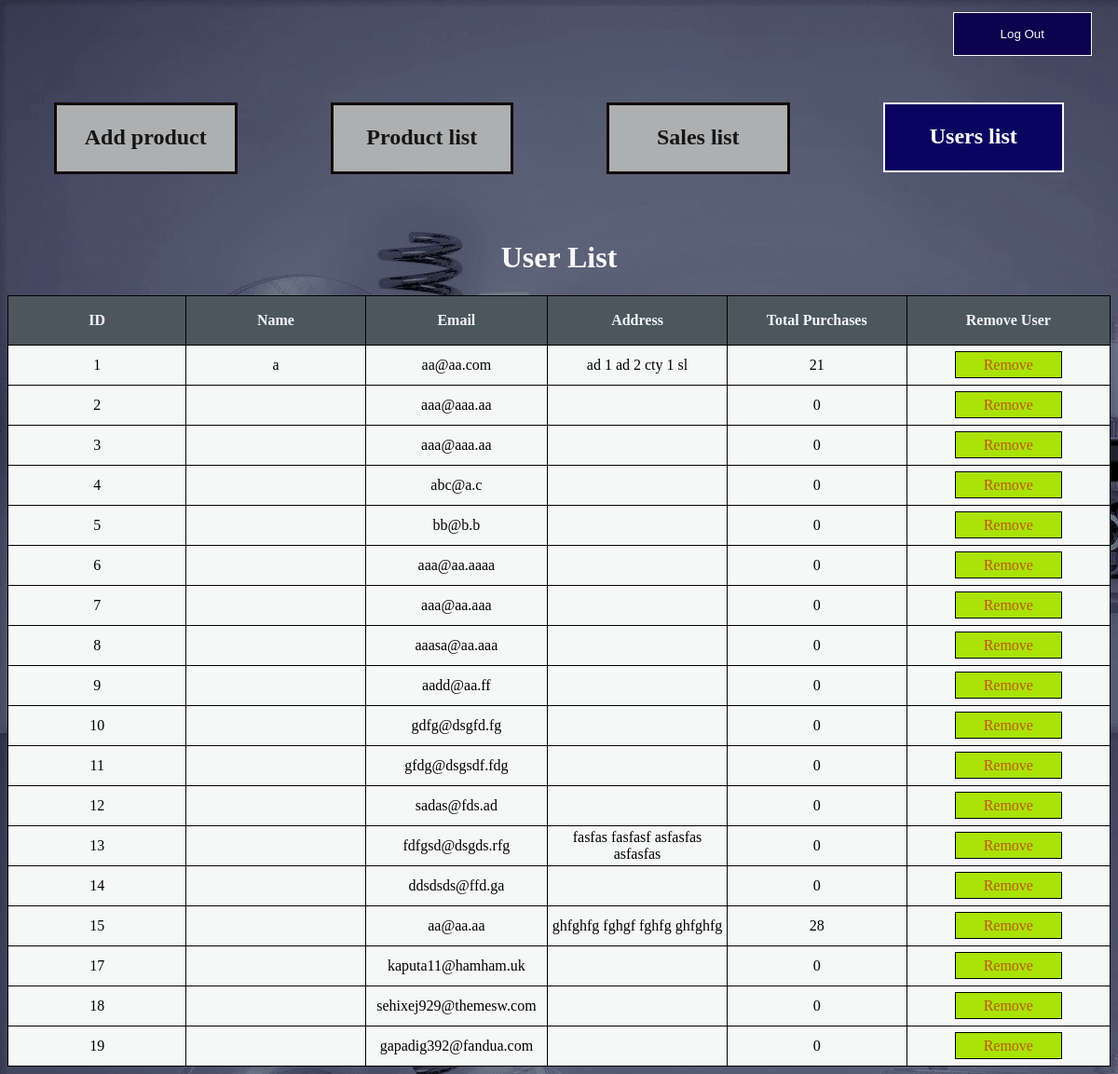
Page /Users_list.php on the committed database.
### tables this page shows
CREATE TABLE IF NOT EXISTS `users` (
  `id` int(11) NOT NULL AUTO_INCREMENT,
  `email` varchar(100) NOT NULL,
  `password` varchar(255) NOT NULL,
  `Name` varchar(30) DEFAULT NULL,
  `reg_date` date NOT NULL,
  PRIMARY KEY (`id`),
  UNIQUE KEY `id` (`id`)
);

### Users_list.php (the view, shortened to what this page needs)
<!DOCTYPE html>
<html lang="en">
<head>
    <link rel="stylesheet" href="css/Users_list.css">
    <?php include 'connect.php';
      $url='site_img/background img.jpg';  ?>
</head>
<body>
   <div class="head"> <button type="button" class="btn1" onclick="location.href='logout.php'">Log Out</button> </div>
   <div class="first">
          <a  href="add_item.php"><h2>Add product</h2></a>
          <a  href="Product_list.php" ><h2>Product list</h2></a>
          <a  href="Sales_list.php"><h2>Sales list</h2></a>
          <a  href="Users_list.php" class="now"><h2>Users list</h2></a>
   </div>
   <h1>User List</h1>
   <table >
    <tr>
      <th>ID</th>
      <th>Name</th>
      <th>Email</th>
      <th>Address</th>
      <th>Total Purchases</th>
      <th>Remove User</th>
    </tr>
   <?php
   $query="SELECT id,Name,email FROM users";
   $result= mysqli_query($connect,$query);
   if($result){
   while ($r=mysqli_fetch_assoc($result)){
    $line_1 = null;
    $line_2 = null;
    $city = null;
    $country = null;
    $id=$r['id'];
    $name=$r['Name'];
    $email=$r['email'];
    $query1="SELECT line_1,line_2,city,country FROM address WHERE user_id=$id";
    $result1= mysqli_query($connect,$query1);
    if($result1){
    $r1=mysqli_fetch_assoc($result1);
     if(isset($r1['line_1'])){
        $line_1=$r1['line_1'];}
     if(isset($r1['line_2'])){
        $line_2=$r1['line_2'];}
     if(isset($r1['city'])){
        $city=$r1['city'];}
     if(isset($r1['country'])){
        $country=$r1['country'];}} else{$id="";}
    $query2="SELECT COUNT(order_id) FROM orders WHERE cus_id=$id";
    $result2= mysqli_query($connect,$query2);
    $a=mysqli_fetch_assoc($result2);
    $total=$a['COUNT(order_id)'];
      echo "<tr>";
      echo "<td> $id </td>";
      echo "<td> $name </td>";
      echo "<td> $email </td>";
      echo "<td> $line_1 $line_2 $city $country</td>";
      echo "<td> $total</td>";
        $url="Users_list.php?id=".$r['id'];
        ?>
        <td><a href="<?php echo $url ?>" class='btn' onclick="confirmLink(<?php echo $url ?>); return false;">Remove</a></td>
        <?php
        echo "</tr>";
     }
    echo "</table>";
    }else{
        echo"Query is wrong";
    }
   ?>
</body>
</html>

### css/Users_list.css (style rules this page uses)
.first { display: flex; width: 100%; }
.head { text-align: right; }
a { height: 20px; width: 25%; background-color:#adafb0; padding: 1px 10px 50px 10px; margin: 50px; border: 3px solid rgb(20, 10, 10); text-align: center; text-decoration: none; color: rgb(24, 21, 21); }
.now { background-color: rgb(7, 5, 95); color: white; border: 2px solid rgb(248, 244, 244); }
h2 { background: fixed; }
h1 { color: rgb(250, 249, 253); text-align: center; }
table, th, td { border:1px solid black; width: 100%; border-collapse: collapse; }
th { width: 16.6%; height: 50px; background-color: rgb(76, 87, 93); color: rgb(241, 244, 248); }
td { width: 16.6%; height: 40px; text-align: center; background-color: rgb(246, 248, 247); }
.btn { background: rgb(169, 227, 8); padding: 5px 30px; text-decoration: none; color: rgb(194, 87, 15); border: 1px solid black; }
.btn1 { background: rgb(12, 2, 77); padding: 15px 50px; text-decoration: none; color: rgb(250, 247, 245); border: 1px solid rgb(251, 245, 245); margin: 5px 20px 0px; }

### rows in the picture
users: id "1", Name "a", email "aa@aa.com", line_1 "ad 1", line_2 "ad 2", city "cty 1", country "sl", total "21"
users: id "2", email "aaa@aaa.aa", total "0"
users: id "3", email "aaa@aaa.aa", total "0"
users: id "4", email "abc@a.c", total "0"
users: id "5", email "bb@b.b", total "0"
users: id "6", email "aaa@aa.aaaa", total "0"
users: id "7", email "aaa@aa.aaa", total "0"
users: id "8", email "aaasa@aa.aaa", total "0"
users: id "9", email "aadd@aa.ff", total "0"
users: id "10", email "gdfg@dsgfd.fg", total "0"
users: id "11", email "gfdg@dsgsdf.fdg", total "0"
users: id "12", email "sadas@fds.ad", total "0"
users: id "13", email "fdfgsd@dsgds.rfg", line_1 "fasfas", line_2 "fasfasf", city "asfasfas", country "asfasfas", total "0"
users: id "14", email "ddsdsds@ffd.ga", total "0"
users: id "15", email "aa@aa.aa", line_1 "ghfghfg", line_2 "fghgf", city "fghfg", country "ghfghfg", total "28"
users: id "17", email "kaputa11@hamham.uk", total "0"
users: id "18", email "sehixej929@themesw.com", total "0"
users: id "19", email "gapadig392@fandua.com", total "0"
